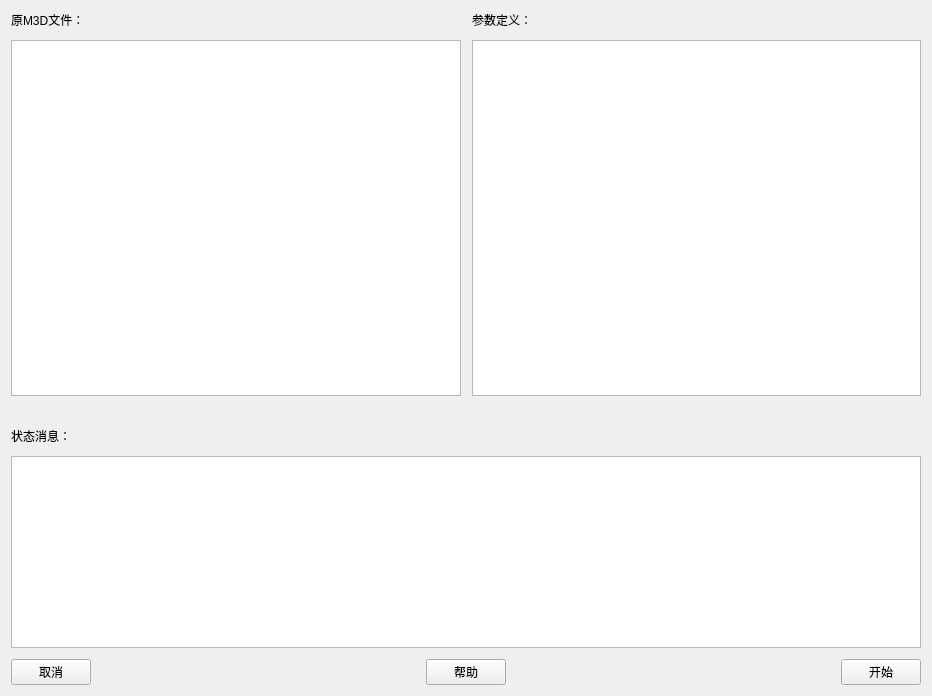
<?xml version="1.0" encoding="UTF-8"?>
<ui version="4.0">
 <class>Dialog</class>
 <widget class="QWidget" name="Dialog">
  <property name="geometry">
   <rect>
    <x>0</x>
    <y>0</y>
    <width>932</width>
    <height>696</height>
   </rect>
  </property>
  <property name="windowTitle">
   <string>批处理</string>
  </property>
  <layout class="QGridLayout" name="gridLayout" rowstretch="0,1,0,0,0,0,0">
   <property name="spacing">
    <number>11</number>
   </property>
   <item row="1" column="1">
    <widget class="QTextEdit" name="textEdit_params"/>
   </item>
   <item row="1" column="0">
    <widget class="QTextEdit" name="textEdit_original">
     <property name="readOnly">
      <bool>true</bool>
     </property>
    </widget>
   </item>
   <item row="5" column="0" colspan="2">
    <widget class="QTextEdit" name="textEdit_statusInfo">
     <property name="readOnly">
      <bool>true</bool>
     </property>
    </widget>
   </item>
   <item row="0" column="0">
    <widget class="QLabel" name="label">
     <property name="text">
      <string>原M3D文件：</string>
     </property>
    </widget>
   </item>
   <item row="3" column="0" colspan="2">
    <widget class="QLabel" name="label_3">
     <property name="text">
      <string>状态消息：</string>
     </property>
    </widget>
   </item>
   <item row="0" column="1">
    <widget class="QLabel" name="label_2">
     <property name="text">
      <string>参数定义：</string>
     </property>
    </widget>
   </item>
   <item row="6" column="0" colspan="2">
    <layout class="QHBoxLayout" name="horizontalLayout">
     <item>
      <widget class="QPushButton" name="pushButton_cancel">
       <property name="text">
        <string>取消</string>
       </property>
      </widget>
     </item>
     <item>
      <spacer name="horizontalSpacer">
       <property name="orientation">
        <enum>Qt::Horizontal</enum>
       </property>
       <property name="sizeHint" stdset="0">
        <size>
         <width>40</width>
         <height>20</height>
        </size>
       </property>
      </spacer>
     </item>
     <item>
      <widget class="QPushButton" name="pushButton_help">
       <property name="text">
        <string>帮助</string>
       </property>
      </widget>
     </item>
     <item>
      <spacer name="horizontalSpacer_2">
       <property name="orientation">
        <enum>Qt::Horizontal</enum>
       </property>
       <property name="sizeHint" stdset="0">
        <size>
         <width>40</width>
         <height>20</height>
        </size>
       </property>
      </spacer>
     </item>
     <item>
      <widget class="QPushButton" name="pushButton_start">
       <property name="text">
        <string>开始</string>
       </property>
      </widget>
     </item>
    </layout>
   </item>
   <item row="2" column="0" colspan="2">
    <spacer name="verticalSpacer">
     <property name="orientation">
      <enum>Qt::Vertical</enum>
     </property>
     <property name="sizeType">
      <enum>QSizePolicy::Fixed</enum>
     </property>
     <property name="sizeHint" stdset="0">
      <size>
       <width>20</width>
       <height>20</height>
      </size>
     </property>
    </spacer>
   </item>
  </layout>
 </widget>
 <resources/>
 <connections/>
</ui>
